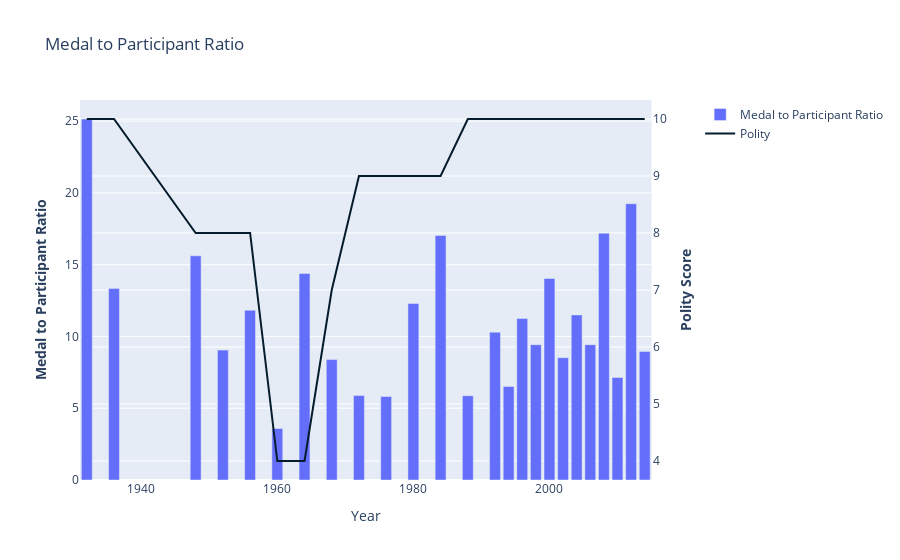

The notebook cell saved with this chart:
### Code cell
plot_country_medal_to_participants_ratio(final_df, polity_dff3, 'FRANCE', 1929, 2014)

### Figure 1 — Plotly figure (JSON) as saved in the notebook; plotly's stock layout.template omitted (floating-point values rounded to 4 significant figures)
{"data": [{"name": "Medal to Participant Ratio", "type": "bar", "x": [1932, 1936, 1948, 1952, 1956, 1960, 1964, 1968, 1972, 1976, 1980, 1984, 1988, 1992, 1994, 1996, 1998, 2000, 2002, 2004, 2006, 2008, 2010, 2012, 2014], "xaxis": "x", "y": [25.15, 13.35, 15.62, 9.05, 11.83, 3.59, 14.39, 8.39, 5.88, 5.82, 12.3, 17.03, 5.87, 10.3, 6.51, 11.26, 9.43, 14.04, 8.52, 11.5, 9.43, 17.19, 7.14, 19.25, 8.96], "yaxis": "y"}, {"marker": {"color": "#051c2c"}, "name": "Polity", "type": "scatter", "x": [1932, 1936, 1948, 1952, 1956, 1960, 1964, 1968, 1972, 1976, 1980, 1984, 1988, 1992, 1994, 1996, 1998, 2000, 2002, 2004, 2006, 2008, 2010, 2012, 2014], "xaxis": "x", "y": [10, 10, 8, 8, 8, 4, 4, 7, 9, 9, 9, 9, 10, 10, 10, 10, 10, 10, 10, 10, 10, 10, 10, 10, 10], "yaxis": "y2"}], "layout": {"title": {"text": "Medal to Participant Ratio"}, "xaxis": {"anchor": "y", "domain": [0, 0.94], "title": {"text": "Year"}}, "yaxis": {"anchor": "x", "domain": [0, 1], "title": {"text": "<b>Medal to Participant Ratio</b>"}}, "yaxis2": {"anchor": "x", "overlaying": "y", "side": "right", "title": {"text": "<b>Polity Score</b>"}}}}
